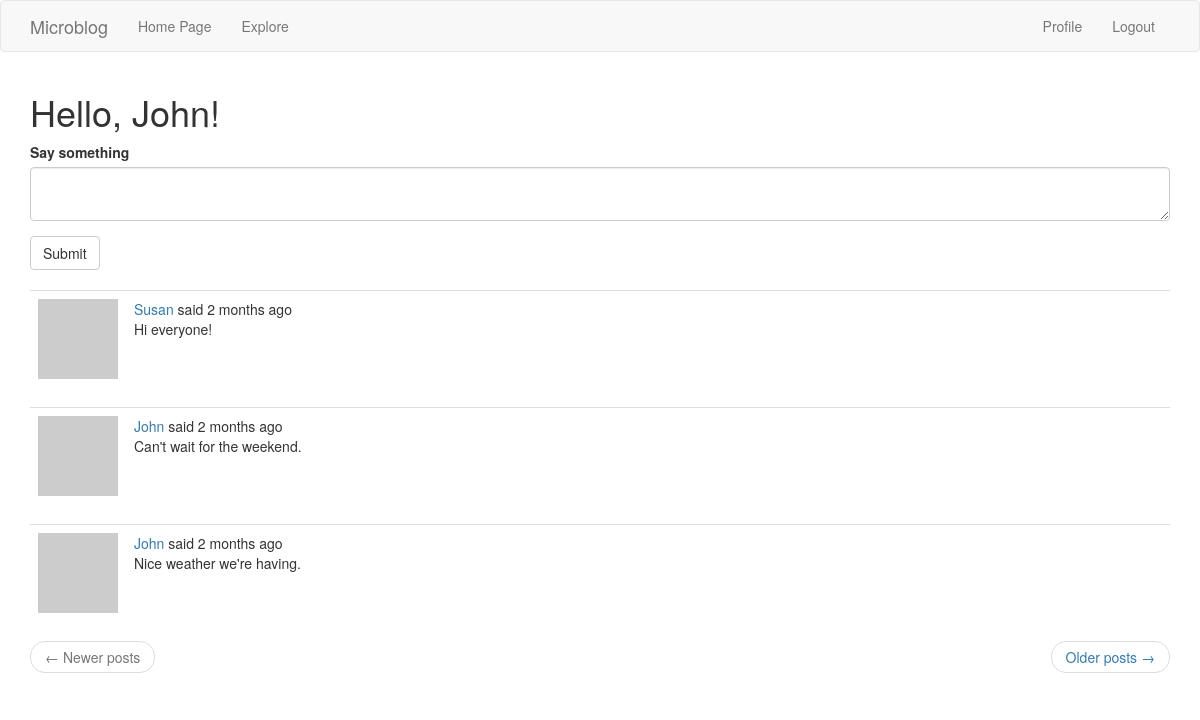
The page /index (signed in) on the database as committed earlier.
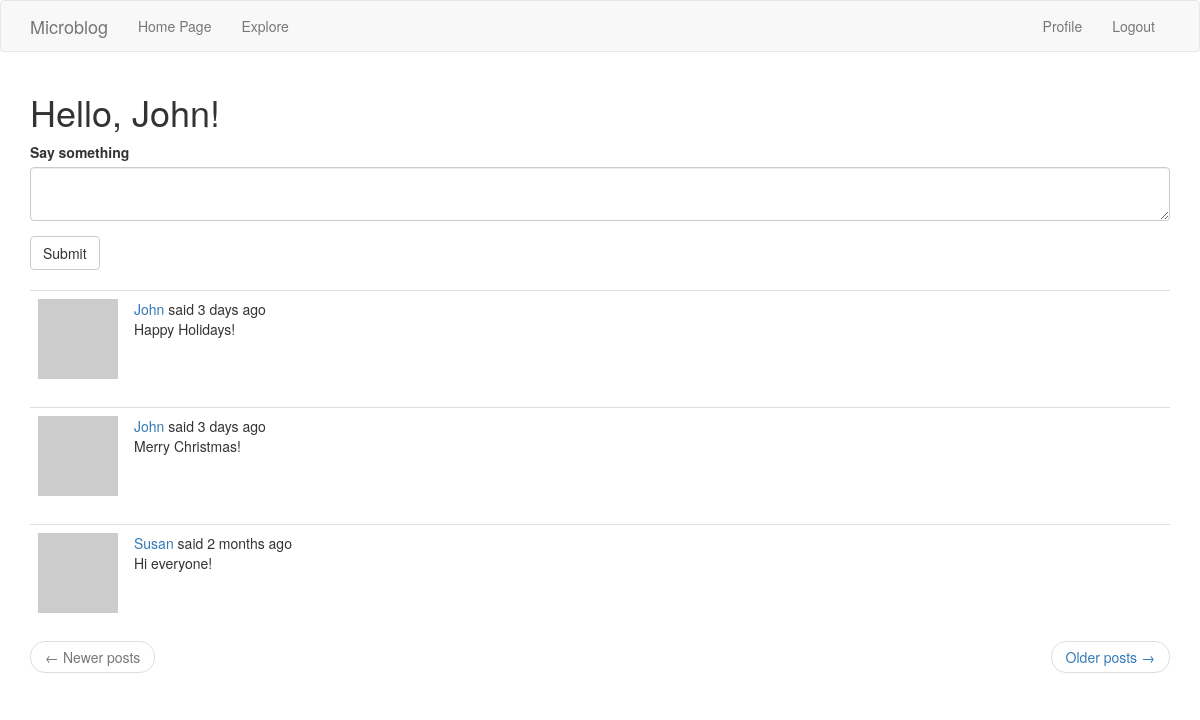
The same page on the database as committed later.
### app/models.py (models this page shows, shortened)
class Post(db.Model):
    id = db.Column(db.Integer, primary_key=True)
    body = db.Column(db.String(140))
    timestamp = db.Column(db.DateTime, index=True, default=datetime.utcnow)
    user_id = db.Column(db.Integer, db.ForeignKey('user.id'))

### app/main/routes.py (the view)
@bp.route("/", methods=["GET", "Post"])
@bp.route("/index", methods=["GET", "Post"])
@login_required
def index():
    form = PostForm()
    if form.validate_on_submit():
        post = Post(body=form.post.data, author=current_user)
        db.session.add(post)
        db.session.commit()
        flash(_("Your post is now live!"))
        return redirect(url_for("main.index"))
    page = request.args.get("page", 1, type=int)
    posts = current_user.followed_posts().paginate(
        page, myApp.config["POSTS_PER_PAGE"], False)
    next_url = url_for("main.index", page=posts.next_num) \
        if posts.has_next else None
    prev_url = url_for("main.index", page=posts.prev_num) \
        if posts.has_prev else None
    return render_template("index.html", title="Home Page", form=form, posts=posts.items, next_url=next_url, prev_url=prev_url)

### app/main/forms.py
class PostForm(FlaskForm):
    post = TextAreaField("Say something", validators=[
        DataRequired(), Length(min=1, max=140)])
    submit = SubmitField("Submit")

### app/main/routes.py (called while the page is built)
@bp.before_request
def before_request():
    if current_user.is_authenticated:
        current_user.last_seen = datetime.utcnow()
        db.session.commit()

### app/models.py (called while the page is built)
@login.user_loader
def load_user(id):
    return User.query.get(int(id))

    def avatar(self, size):
        digest = md5(self.email.lower().encode('utf-8')).hexdigest()
        print('https://www.gravatar.com/avatar/{}?d=identicon&s={}'.format(digest, size))
        return 'https://www.gravatar.com/avatar/{}?d=identicon&s={}'.format(digest, size)

    def followed_posts(self):
        followed = Post.query.join(
            followers, (followers.c.followed_id == Post.user_id)).filter(
                followers.c.follower_id == self.id)
        own = Post.query.filter_by(user_id=self.id)
        return followed.union(own).order_by(Post.timestamp.desc())

### app/templates/index.html
{% extends "base.html" %}
{% import 'bootstrap/wtf.html' as wtf %}
{% block app_content %}
    <h1>Hello, {{ current_user.username }}!</h1>
    {% if form %}
    {{ wtf.quick_form(form) }}
    <br>
    {% endif %}
    {% for post in posts %}
        {% include '_post.html' %}
    {% endfor %}
    <nav aria-label="...">
        <ul class="pager">
            <li class="previous{% if not prev_url %} disabled{% endif %}">
                <a href="{{ prev_url or '#' }}">
                    <span aria-hidden="true">&larr;</span> Newer posts
                </a>
            </li>
            <li class="next{% if not next_url %} disabled{% endif %}">
                <a href="{{ next_url or '#' }}">
                    Older posts <span aria-hidden="true">&rarr;</span>
                </a>
            </li>
        </ul>
    </nav>
{% endblock %}

### app/templates/_post.html (shortened to what this page needs)
    <table class="table table-hover">
        <tr>
            <td width="70px">
                <a href="{{ url_for('main.user', username=post.author.username) }}">
                    <img src="{{ post.author.avatar(70) }}" />
                </a>
            </td>
            <td>
                {{ _("%(username)s said %(when)s",
            username=user_link, when=moment(post.timestamp).fromNow()) }}
                <br>
                {{ post.body }}
            </td>
        </tr>
    </table>

Rows that differ between the two databases and show on the page:
no longer on this page (row unchanged): Post: body "Can't wait for the weekend."
no longer on this page (row unchanged): Post: body "Nice weather we're having."
added Post: body "Happy Holidays!"
added Post: body "Merry Christmas!"
